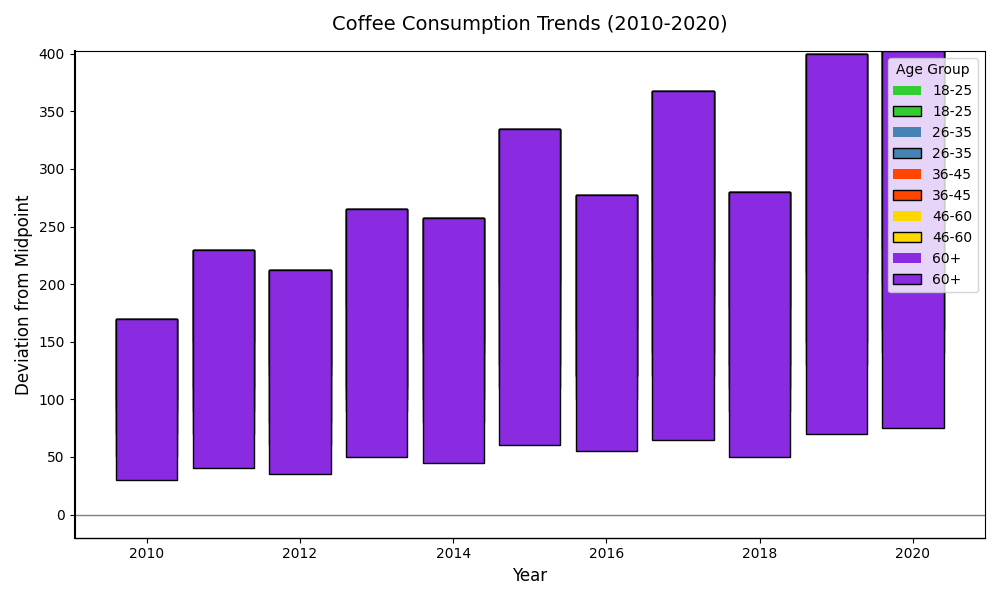

Recreate this plot in Python.
import matplotlib.pyplot as plt
import numpy as np

years = np.arange(2010, 2021)
age_groups = ['18-25', '26-35', '36-45', '46-60', '60+']
consumption = np.array([
    [100, 150, 120, 180, 140, 200, 160, 220, 180, 240, 200],
    [90, 110, 130, 100, 150, 170, 120, 190, 130, 210, 230],
    [70, 90, 80, 110, 100, 130, 120, 140, 110, 150, 160],
    [50, 70, 60, 90, 80, 110, 100, 120, 90, 130, 140],
    [30, 40, 35, 50, 45, 60, 55, 65, 50, 70, 75]
])

new_colors = ['#32CD32', '#4682B4', '#FF4500', '#FFD700', '#8A2BE2']

fig, ax = plt.subplots(figsize=(10, 6))

midpoint_consumption = consumption.sum(axis=0) / 2

for i, age_group in enumerate(age_groups):
    pos_vals = np.where(consumption[i] >= midpoint_consumption, consumption[i] - midpoint_consumption, 0)
    neg_vals = np.where(consumption[i] < midpoint_consumption, midpoint_consumption - consumption[i], 0)
    ax.bar(years, pos_vals, bottom=midpoint_consumption, color=new_colors[i], label=f'{age_group}', hatch=None)
    ax.bar(years, -neg_vals, bottom=midpoint_consumption, color=new_colors[i], edgecolor='black', label=f'{age_group}', linestyle='-')

ax.set_title('Coffee Consumption Trends (2010-2020)', fontsize=14, weight='normal', pad=15)
ax.set_xlabel('Year', fontsize=12)
ax.set_ylabel('Deviation from Midpoint', fontsize=12)

ax.legend(title='Age Group', loc='upper right', fontsize=10)
ax.grid(False)
ax.spines['top'].set_visible(True)
ax.spines['right'].set_visible(True)
ax.spines['bottom'].set_linewidth(1)
ax.spines['left'].set_linewidth(1.5)
plt.axhline(0, color='gray', linewidth=1)
plt.tight_layout()
plt.show()
